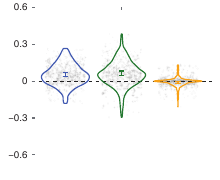

The script that saved this image:
rm(list = ls())
library(rstudioapi)
library(metafor)
library(ggplot2)
currentPath <- getSourceEditorContext()$path
charLocations <- gregexpr('/',currentPath)[[1]]
currentPath <- substring(currentPath,1,charLocations[length(charLocations)]-1)
setwd(currentPath)

##==== Function ====##
theme_custom <- function(){
  myTheme <- theme(panel.background = element_rect(fill = 'white',color = 'black',size = 0.5),
                   panel.grid = element_blank(),
                   legend.position = 'none',
                   plot.margin = margin(6,6,6,6),
                   plot.background = element_blank(),
                   axis.ticks = element_line(size = 0.3),
                   axis.ticks.length = unit(-0.15,'lines'),
                   axis.title.y = element_blank(),
                   axis.title.x = element_blank(),
                   axis.text.y = element_text(size = 7,margin = margin(0,3,0,0),color = '#000000'),
                   axis.text.x = element_text(size = 7,margin = margin(5,0,0,0),color = '#000000',face = 'bold'))
  return(myTheme)
}
CMYKtoRGB <- function(C,M,Y,K){
  Rc <- (1-C)*(1-K)
  Gc <- (1-M)*(1-K)
  Bc <- (1-Y)*(1-K)
  R <- as.character(as.hexmode((ceiling(Rc*255))))
  G <- as.character(as.hexmode((ceiling(Gc*255))))
  B <- as.character(as.hexmode((ceiling(Bc*255))))
  if(nchar(R) == 1){
    R <- paste0('0',R)
  }
  if(nchar(G) == 1){
    G <- paste0('0',G)
  }
  if(nchar(B) == 1){
    B <- paste0('0',B)
  }
  RGBColor <- paste0('#',R,G,B)
  return(RGBColor)
}
##==== Function ====##

##==== Prepare data for bubble plots: Height ====##
load('Data_Height.R')
dataMatrix_1 <- dataMatrix
# Net
dataMatrix_1_Net <- dataMatrix_1[,c('Net_yi','Net_vi')]
dataMatrix_1_Net$BubbleSize <- 0
Weight <- 1/sqrt(dataMatrix_1_Net$Net_vi)
Breaks <- quantile(Weight,c(0.2,0.4,0.6,0.8,1))
selectIDs <- which(Weight < Breaks[1])
dataMatrix_1_Net$BubbleSize[selectIDs] <- 0.3
for(i in seq(2,length(Breaks))){
  selectIDs <- which((Weight < Breaks[i])&(Weight >= Breaks[i-1]))
  dataMatrix_1_Net$BubbleSize[selectIDs] <- 0.3 + (i-1)*0.3
}
selectIDs <- which((dataMatrix_1_Net$Net_yi <= quantile(dataMatrix_1_Net$Net_yi,0.98))&(dataMatrix_1_Net$Net_yi >= quantile(dataMatrix_1_Net$Net_yi,0.02)))
drawDataMatrix_1_Net <- dataMatrix_1_Net[selectIDs,c('Net_yi','BubbleSize')]
# Com
dataMatrix_1_Com <- dataMatrix_1[,c('Com_yi','Com_vi')]
dataMatrix_1_Com$BubbleSize <- 0
Weight <- 1/sqrt(dataMatrix_1_Com$Com_vi)
Breaks <- quantile(Weight,c(0.2,0.4,0.6,0.8,1))
selectIDs <- which(Weight < Breaks[1])
dataMatrix_1_Com$BubbleSize[selectIDs] <- 0.3
for(i in seq(2,length(Breaks))){
  selectIDs <- which((Weight < Breaks[i])&(Weight >= Breaks[i-1]))
  dataMatrix_1_Com$BubbleSize[selectIDs] <- 0.3 + (i-1)*0.3
}
selectIDs <- which((dataMatrix_1_Com$Com_yi <= quantile(dataMatrix_1_Com$Com_yi,0.98))&(dataMatrix_1_Com$Com_yi >= quantile(dataMatrix_1_Com$Com_yi,0.02)))
drawDataMatrix_1_Com <- dataMatrix_1_Com[selectIDs,c('Com_yi','BubbleSize')]
# Sel
dataMatrix_1_Sel <- dataMatrix_1[,c('Sel_yi','Sel_vi')]
dataMatrix_1_Sel$BubbleSize <- 0
Weight <- 1/sqrt(dataMatrix_1_Sel$Sel_vi)
Breaks <- quantile(Weight,c(0.2,0.4,0.6,0.8,1))
selectIDs <- which(Weight < Breaks[1])
dataMatrix_1_Sel$BubbleSize[selectIDs] <- 0.3
for(i in seq(2,length(Breaks))){
  selectIDs <- which((Weight < Breaks[i])&(Weight >= Breaks[i-1]))
  dataMatrix_1_Sel$BubbleSize[selectIDs] <- 0.3 + (i-1)*0.3
}
selectIDs <- which((dataMatrix_1_Sel$Sel_yi <= quantile(dataMatrix_1_Sel$Sel_yi,0.98))&(dataMatrix_1_Sel$Sel_yi >= quantile(dataMatrix_1_Sel$Sel_yi,0.02)))
drawDataMatrix_1_Sel <- dataMatrix_1_Sel[selectIDs,c('Sel_yi','BubbleSize')]
##==== Prepare data for bubble plots: Height ====##

##==== Prepare data for bubble plots: DBH ====##
load('Data_DBH.R')
dataMatrix_2 <- dataMatrix
# Net
dataMatrix_2_Net <- dataMatrix_2[,c('Net_yi','Net_vi')]
dataMatrix_2_Net$BubbleSize <- 0
Weight <- 1/sqrt(dataMatrix_2_Net$Net_vi)
Breaks <- quantile(Weight,c(0.2,0.4,0.6,0.8,1))
selectIDs <- which(Weight < Breaks[1])
dataMatrix_2_Net$BubbleSize[selectIDs] <- 0.3
for(i in seq(2,length(Breaks))){
  selectIDs <- which((Weight < Breaks[i])&(Weight >= Breaks[i-1]))
  dataMatrix_2_Net$BubbleSize[selectIDs] <- 0.3 + (i-1)*0.3
}
selectIDs <- which((dataMatrix_2_Net$Net_yi <= quantile(dataMatrix_2_Net$Net_yi,0.98))&(dataMatrix_2_Net$Net_yi >= quantile(dataMatrix_2_Net$Net_yi,0.02)))
drawDataMatrix_2_Net <- dataMatrix_2_Net[selectIDs,c('Net_yi','BubbleSize')]
# Com
dataMatrix_2_Com <- dataMatrix_2[,c('Com_yi','Com_vi')]
dataMatrix_2_Com$BubbleSize <- 0
Weight <- 1/sqrt(dataMatrix_2_Com$Com_vi)
Breaks <- quantile(Weight,c(0.2,0.4,0.6,0.8,1))
selectIDs <- which(Weight < Breaks[1])
dataMatrix_2_Com$BubbleSize[selectIDs] <- 0.3
for(i in seq(2,length(Breaks))){
  selectIDs <- which((Weight < Breaks[i])&(Weight >= Breaks[i-1]))
  dataMatrix_2_Com$BubbleSize[selectIDs] <- 0.3 + (i-1)*0.3
}
selectIDs <- which((dataMatrix_2_Com$Com_yi <= quantile(dataMatrix_2_Com$Com_yi,0.98))&(dataMatrix_2_Com$Com_yi >= quantile(dataMatrix_2_Com$Com_yi,0.02)))
drawDataMatrix_2_Com <- dataMatrix_2_Com[selectIDs,c('Com_yi','BubbleSize')]
# Sel
dataMatrix_2_Sel <- dataMatrix_2[,c('Sel_yi','Sel_vi')]
dataMatrix_2_Sel$BubbleSize <- 0
Weight <- 1/sqrt(dataMatrix_2_Sel$Sel_vi)
Breaks <- quantile(Weight,c(0.2,0.4,0.6,0.8,1))
selectIDs <- which(Weight < Breaks[1])
dataMatrix_2_Sel$BubbleSize[selectIDs] <- 0.3
for(i in seq(2,length(Breaks))){
  selectIDs <- which((Weight < Breaks[i])&(Weight >= Breaks[i-1]))
  dataMatrix_2_Sel$BubbleSize[selectIDs] <- 0.3 + (i-1)*0.3
}
selectIDs <- which((dataMatrix_2_Sel$Sel_yi <= quantile(dataMatrix_2_Sel$Sel_yi,0.98))&(dataMatrix_2_Sel$Sel_yi >= quantile(dataMatrix_2_Sel$Sel_yi,0.02)))
drawDataMatrix_2_Sel <- dataMatrix_2_Sel[selectIDs,c('Sel_yi','BubbleSize')]
##==== Prepare data for bubble plots: DBH ====##

##==== Prepare data for bubble plots: Biomass ====##
load('Data_Bio.R')
dataMatrix_3 <- dataMatrix
# Net
dataMatrix_3_Net <- dataMatrix_3[,c('Net_yi','Net_vi')]
dataMatrix_3_Net$BubbleSize <- 0
Weight <- 1/sqrt(dataMatrix_3_Net$Net_vi)
Breaks <- quantile(Weight,c(0.2,0.4,0.6,0.8,1))
selectIDs <- which(Weight < Breaks[1])
dataMatrix_3_Net$BubbleSize[selectIDs] <- 0.3
for(i in seq(2,length(Breaks))){
  selectIDs <- which((Weight < Breaks[i])&(Weight >= Breaks[i-1]))
  dataMatrix_3_Net$BubbleSize[selectIDs] <- 0.3 + (i-1)*0.3
}
selectIDs <- which((dataMatrix_3_Net$Net_yi <= quantile(dataMatrix_3_Net$Net_yi,0.98))&(dataMatrix_3_Net$Net_yi >= quantile(dataMatrix_3_Net$Net_yi,0.02)))
drawDataMatrix_3_Net <- dataMatrix_3_Net[selectIDs,c('Net_yi','BubbleSize')]
# Com
dataMatrix_3_Com <- dataMatrix_3[,c('Com_yi','Com_vi')]
dataMatrix_3_Com$BubbleSize <- 0
Weight <- 1/sqrt(dataMatrix_3_Com$Com_vi)
Breaks <- quantile(Weight,c(0.2,0.4,0.6,0.8,1))
selectIDs <- which(Weight < Breaks[1])
dataMatrix_3_Com$BubbleSize[selectIDs] <- 0.3
for(i in seq(2,length(Breaks))){
  selectIDs <- which((Weight < Breaks[i])&(Weight >= Breaks[i-1]))
  dataMatrix_3_Com$BubbleSize[selectIDs] <- 0.3 + (i-1)*0.3
}
selectIDs <- which((dataMatrix_3_Com$Com_yi <= quantile(dataMatrix_3_Com$Com_yi,0.98))&(dataMatrix_3_Com$Com_yi >= quantile(dataMatrix_3_Com$Com_yi,0.02)))
drawDataMatrix_3_Com <- dataMatrix_3_Com[selectIDs,c('Com_yi','BubbleSize')]
# Sel
dataMatrix_3_Sel <- dataMatrix_3[,c('Sel_yi','Sel_vi')]
dataMatrix_3_Sel$BubbleSize <- 0
Weight <- 1/sqrt(dataMatrix_3_Sel$Sel_vi)
Breaks <- quantile(Weight,c(0.2,0.4,0.6,0.8,1))
selectIDs <- which(Weight < Breaks[1])
dataMatrix_3_Sel$BubbleSize[selectIDs] <- 0.3
for(i in seq(2,length(Breaks))){
  selectIDs <- which((Weight < Breaks[i])&(Weight >= Breaks[i-1]))
  dataMatrix_3_Sel$BubbleSize[selectIDs] <- 0.3 + (i-1)*0.3
}
selectIDs <- which((dataMatrix_3_Sel$Sel_yi <= quantile(dataMatrix_3_Sel$Sel_yi,0.98))&(dataMatrix_3_Sel$Sel_yi >= quantile(dataMatrix_3_Sel$Sel_yi,0.02)))
drawDataMatrix_3_Sel <- dataMatrix_3_Sel[selectIDs,c('Sel_yi','BubbleSize')]
##==== Prepare data for bubble plots: Biomass ====##

##==== Prepare data for bubble plots: Combine ====##
drawDataMatrix_1_Net$XLocation <- 1
colnames(drawDataMatrix_1_Net)[1] <- 'yi'
drawDataMatrix_1_Com$XLocation <- 2
colnames(drawDataMatrix_1_Com)[1] <- 'yi'
drawDataMatrix_1_Sel$XLocation <- 3
colnames(drawDataMatrix_1_Sel)[1] <- 'yi'
drawDataMatrix <- rbind(drawDataMatrix_1_Net,drawDataMatrix_1_Com,drawDataMatrix_1_Sel)
##==== Prepare data for bubble plots: Combine ====##

##==== Prepare data for error bars ====##
dataMatrix_1$Level4 <- as.factor(paste(dataMatrix_1$Lat,dataMatrix_1$Lon))
dataMatrix_1$Level3 <- as.factor(paste(dataMatrix_1$Composition,dataMatrix_1$Age,dataMatrix_1$Density))
dataMatrix_1$Level2 <- as.factor(seq(1,nrow(dataMatrix_1)))
res_1 <- rma.mv(Net_yi,Net_vi,random = ~1|Level4/Level3/Level2,method = 'ML',data = dataMatrix_1)
wi <- weights(res_1,type = 'rowsum')
res_1 <- data.frame(Mean = as.numeric(res_1$b),LowLimit = as.numeric(res_1$ci.lb),UpLimit = as.numeric(res_1$ci.ub),
                    XLocation = 1,Class = 1)
res_2 <- rma.mv(Com_yi,Com_vi,W = wi,random = ~1|Level4/Level3/Level2,method = 'ML',data = dataMatrix_1)
res_2 <- data.frame(Mean = as.numeric(res_2$b),LowLimit = as.numeric(res_2$ci.lb),UpLimit = as.numeric(res_2$ci.ub),
                    XLocation = 2,Class = 2)
res_3 <- rma.mv(Sel_yi,Sel_vi,W = wi,random = ~1|Level4/Level3/Level2,method = 'ML',data = dataMatrix_1)
res_3 <- data.frame(Mean = as.numeric(res_3$b),LowLimit = as.numeric(res_3$ci.lb),UpLimit = as.numeric(res_3$ci.ub),
                    XLocation = 3,Class = 3)
meanDataMatrix <- rbind(res_1,res_2,res_3)
meanDataMatrix$Class <- as.factor(meanDataMatrix$Class)
##==== Prepare data for error bars ====##

##==== Draw ====##
Fig_1b_1 <- ggplot()+
  geom_jitter(data = drawDataMatrix,mapping = aes(x = XLocation,y = yi),
              width = 0.35,shape = 20,stroke = 0,color = '#666666',size = drawDataMatrix$BubbleSize,alpha = 0.15)+
  geom_hline(yintercept = 0,linetype = 'dashed',color = '#000000',size = 0.3)+
  geom_violin(data = drawDataMatrix_1_Net,mapping = aes(x = XLocation,y = yi),width = 0.85,size = 0.4,alpha = 0,color = CMYKtoRGB(0.84,0.67,0,0))+
  geom_violin(data = drawDataMatrix_1_Com,mapping = aes(x = XLocation,y = yi),width = 0.85,size = 0.4,alpha = 0,color = CMYKtoRGB(0.82,0.2,0.93,0.24))+
  geom_violin(data = drawDataMatrix_1_Sel,mapping = aes(x = XLocation,y = yi),width = 0.85,size = 0.4,alpha = 0,color = CMYKtoRGB(0,0.38,0.96,0))+
  geom_errorbar(data = meanDataMatrix,mapping = aes(x = XLocation,ymin = LowLimit,ymax = UpLimit,color = Class),size = 0.4,width = 0.1)+
  scale_color_manual(values = c(CMYKtoRGB(0.84,0.67,0,0),CMYKtoRGB(0.82,0.2,0.93,0.24),CMYKtoRGB(0,0.38,0.96,0)))+
  scale_x_continuous(limits = c(0.4,3.6),breaks = 2,labels = 'Height',expand = c(0,0))+
  scale_y_continuous(limits = c(-0.6,0.6),breaks = seq(-0.6,0.6,0.3),labels = c('-0.6','-0.3','0','0.3','0.6'),expand = c(0,0))+
  theme_custom()
outputFileName <- paste0(currentPath,'/Fig_1b_1.pdf')
pdf(file = outputFileName,width = 2.2,height = 1.8,colormodel = 'cmyk')
print(Fig_1b_1)
dev.off()
##==== Draw ====##